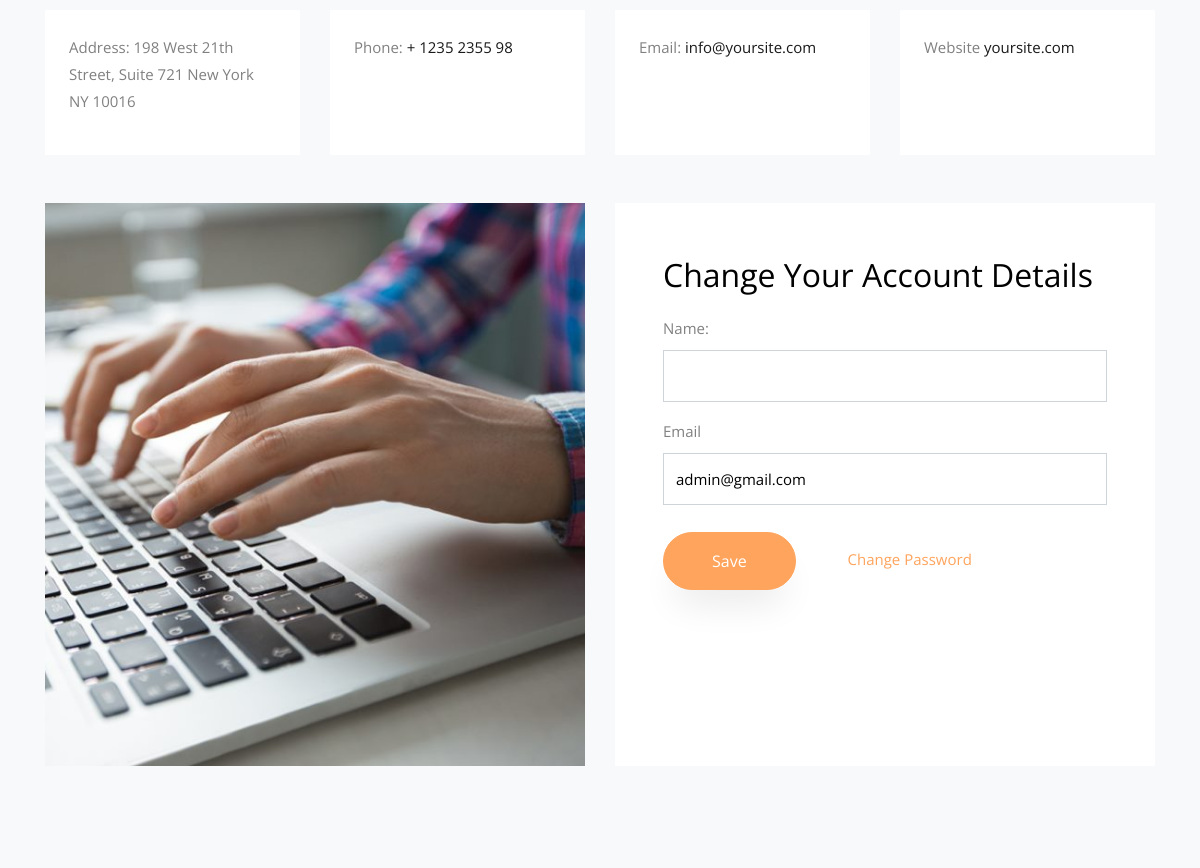
Page /account/details/ (signed in, middle part) on the earlier database version.
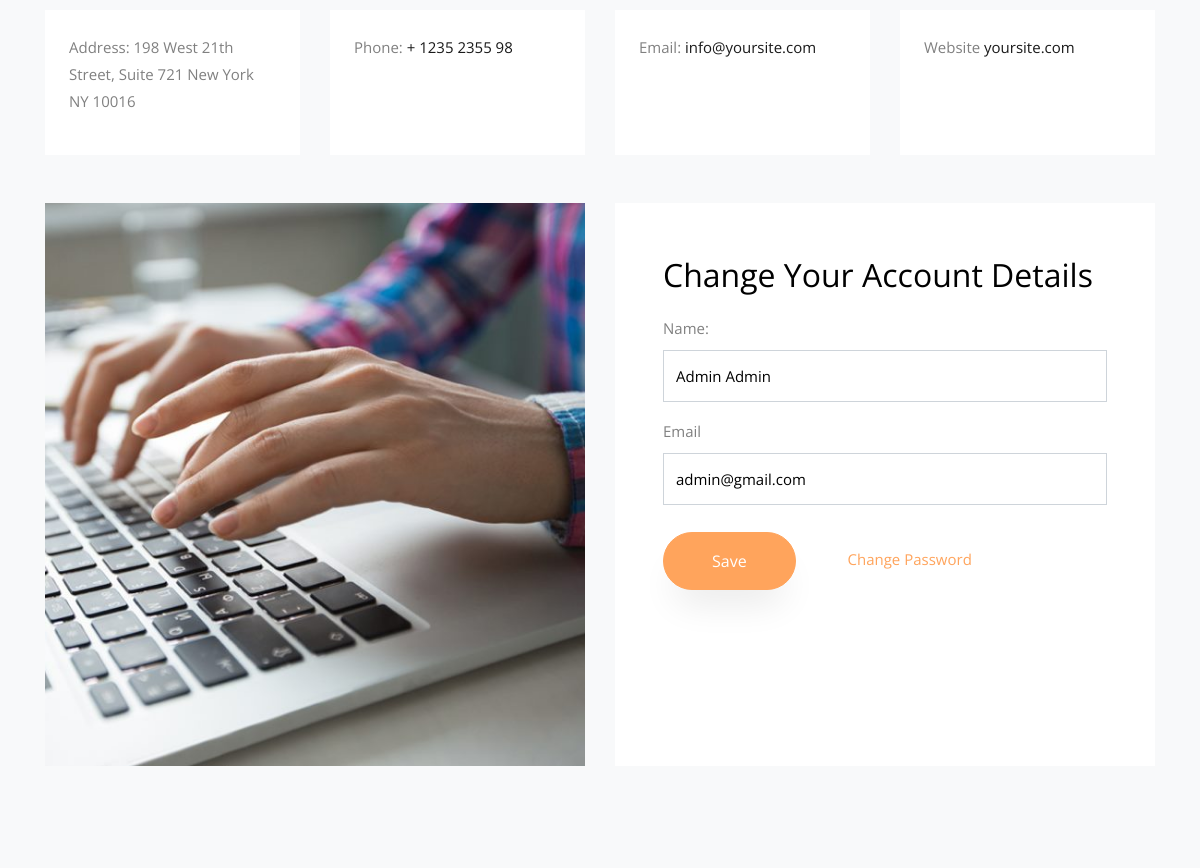
Same page on the later database version.
### accounts/models.py (models this page shows, shortened)
class User(AbstractBaseUser):
    email = models.EmailField(max_length=255, unique=True)
    full_name = models.CharField(max_length=255, blank=True, null=True)
    is_active = models.BooleanField(default=True)
    staff = models.BooleanField(default=False)
    admin = models.BooleanField(default=False)
    timestamp = models.DateTimeField(auto_now_add=True)
    USERNAME_FIELD = 'email'
    REQUIRED_FIELDS = []
    objects = UserManager()

### accounts/views.py (the view, shortened to what this page needs)
class UserDetailUpdateView(LoginRequiredMixin, UpdateView):
    form_class = UserDetailChangeForm
    template_name = 'accounts/detail-update-view.html'
    def get_object(self):
        return self.request.user
    def get_context_data(self, *args, **kwargs):
        context = super(UserDetailUpdateView, self).get_context_data(*args, **kwargs)
        context['title'] = 'Change Your Account Details'
        return context

### accounts/forms.py
class UserDetailChangeForm(forms.ModelForm):
    full_name = forms.CharField(label='Name', required=False,
                                widget=forms.TextInput(attrs={'class': 'form-control'}))
    class Meta:
        model = User
        fields = ['full_name']

### accounts/templates/accounts/detail-update-view.html (shortened to what this page needs)
{% extends "base.html" %}
{% load static %}
{% block content %}
  <section class="ftco-section contact-section bg-light">
      <div class="container">
        <div class="row d-flex mb-5 contact-info">
          <div class="col-md-3 d-flex">
            <div class="info bg-white p-4">
              <p><span>Address:</span> 198 West 21th Street, Suite 721 New York NY 10016</p>
            </div>
          </div>
          <div class="col-md-3 d-flex">
            <div class="info bg-white p-4">
              <p><span>Phone:</span> <a href="tel://1234567920">+ 1235 2355 98</a></p>
            </div>
          </div>
          <div class="col-md-3 d-flex">
            <div class="info bg-white p-4">
              <p><span>Email:</span> <a href="mailto:info@yoursite.com">info@yoursite.com</a></p>
            </div>
          </div>
          <div class="col-md-3 d-flex">
            <div class="info bg-white p-4">
              <p><span>Website</span> <a href="#">yoursite.com</a></p>
            </div>
          </div>
        </div>
        <div class="row block-9">
          <div class="col-md-6 order-md-last d-flex">
            <form method='POST' action='{% if action_url %}{{ action_url }}{% endif %}' class="bg-white p-5 contact-form"> {% csrf_token %}
                {% if title %}<label class="label-control"><h2>{{ title }}</h2></label>{% endif %}
                {{ form.as_p }}
                <label for="email">Email</label>
                <input type="text" id="email" class="form-control" value="{{ request.user.email }}" disabled="disabled">
                <br/>
                <input type="submit" value="Save" class="btn btn-primary py-3 px-5">
                <a href="{% url 'password_change' %}" class="ml-5">Change Password</a>
            </form>
          </div>
          <div class="col-md-6 d-flex">
            <div class="bg-white">
              <img class="img-fluid" src="{% static 'images/login.jpg' %}" alt="">
            </div>
          </div>
        </div>
      </div>
  </section>
{% endblock %}

Differences in the rows shown:
changed User "admin@gmail.com": full_name (not shown) → "Admin Admin"
